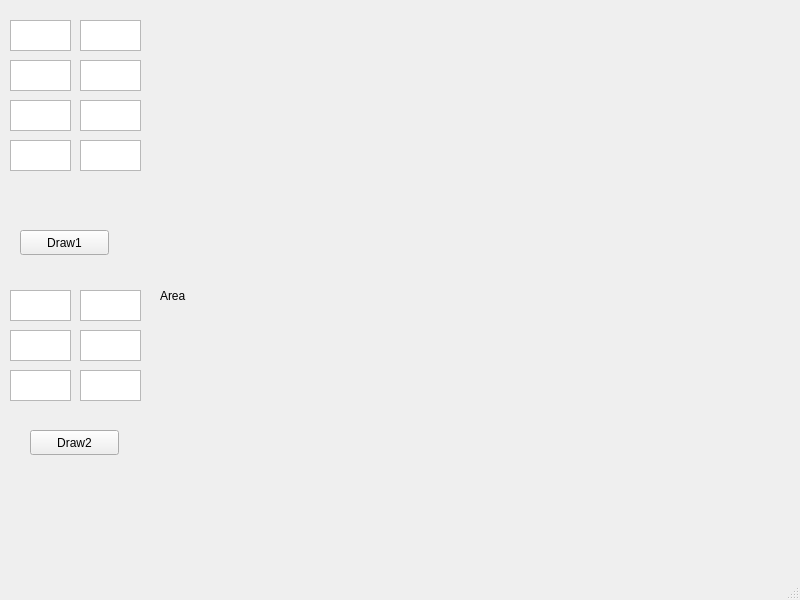
<?xml version="1.0" encoding="UTF-8"?>
<ui version="4.0">
 <class>MainWindow</class>
 <widget class="QMainWindow" name="MainWindow">
  <property name="geometry">
   <rect>
    <x>0</x>
    <y>0</y>
    <width>800</width>
    <height>600</height>
   </rect>
  </property>
  <property name="windowTitle">
   <string>MainWindow</string>
  </property>
  <widget class="QWidget" name="centralwidget">
   <widget class="QLabel" name="label">
    <property name="geometry">
     <rect>
      <x>160</x>
      <y>30</y>
      <width>651</width>
      <height>531</height>
     </rect>
    </property>
    <property name="text">
     <string>Area</string>
    </property>
   </widget>
   <widget class="QPushButton" name="pushButton">
    <property name="geometry">
     <rect>
      <x>20</x>
      <y>230</y>
      <width>89</width>
      <height>25</height>
     </rect>
    </property>
    <property name="text">
     <string>Draw1</string>
    </property>
   </widget>
   <widget class="QTextEdit" name="textEdit">
    <property name="geometry">
     <rect>
      <x>10</x>
      <y>20</y>
      <width>61</width>
      <height>31</height>
     </rect>
    </property>
   </widget>
   <widget class="QTextEdit" name="textEdit_2">
    <property name="geometry">
     <rect>
      <x>80</x>
      <y>20</y>
      <width>61</width>
      <height>31</height>
     </rect>
    </property>
    <property name="html">
     <string>&lt;!DOCTYPE HTML PUBLIC &quot;-//W3C//DTD HTML 4.0//EN&quot; &quot;http://www.w3.org/TR/REC-html40/strict.dtd&quot;&gt;
&lt;html&gt;&lt;head&gt;&lt;meta name=&quot;qrichtext&quot; content=&quot;1&quot; /&gt;&lt;style type=&quot;text/css&quot;&gt;
p, li { white-space: pre-wrap; }
&lt;/style&gt;&lt;/head&gt;&lt;body style=&quot; font-family:'Ubuntu'; font-size:11pt; font-weight:400; font-style:normal;&quot;&gt;
&lt;p style=&quot;-qt-paragraph-type:empty; margin-top:0px; margin-bottom:0px; margin-left:0px; margin-right:0px; -qt-block-indent:0; text-indent:0px;&quot;&gt;&lt;br /&gt;&lt;/p&gt;&lt;/body&gt;&lt;/html&gt;</string>
    </property>
   </widget>
   <widget class="QTextEdit" name="textEdit_3">
    <property name="geometry">
     <rect>
      <x>10</x>
      <y>60</y>
      <width>61</width>
      <height>31</height>
     </rect>
    </property>
    <property name="html">
     <string>&lt;!DOCTYPE HTML PUBLIC &quot;-//W3C//DTD HTML 4.0//EN&quot; &quot;http://www.w3.org/TR/REC-html40/strict.dtd&quot;&gt;
&lt;html&gt;&lt;head&gt;&lt;meta name=&quot;qrichtext&quot; content=&quot;1&quot; /&gt;&lt;style type=&quot;text/css&quot;&gt;
p, li { white-space: pre-wrap; }
&lt;/style&gt;&lt;/head&gt;&lt;body style=&quot; font-family:'Ubuntu'; font-size:11pt; font-weight:400; font-style:normal;&quot;&gt;
&lt;p style=&quot;-qt-paragraph-type:empty; margin-top:0px; margin-bottom:0px; margin-left:0px; margin-right:0px; -qt-block-indent:0; text-indent:0px;&quot;&gt;&lt;br /&gt;&lt;/p&gt;&lt;/body&gt;&lt;/html&gt;</string>
    </property>
   </widget>
   <widget class="QTextEdit" name="textEdit_4">
    <property name="geometry">
     <rect>
      <x>80</x>
      <y>60</y>
      <width>61</width>
      <height>31</height>
     </rect>
    </property>
    <property name="html">
     <string>&lt;!DOCTYPE HTML PUBLIC &quot;-//W3C//DTD HTML 4.0//EN&quot; &quot;http://www.w3.org/TR/REC-html40/strict.dtd&quot;&gt;
&lt;html&gt;&lt;head&gt;&lt;meta name=&quot;qrichtext&quot; content=&quot;1&quot; /&gt;&lt;style type=&quot;text/css&quot;&gt;
p, li { white-space: pre-wrap; }
&lt;/style&gt;&lt;/head&gt;&lt;body style=&quot; font-family:'Ubuntu'; font-size:11pt; font-weight:400; font-style:normal;&quot;&gt;
&lt;p style=&quot;-qt-paragraph-type:empty; margin-top:0px; margin-bottom:0px; margin-left:0px; margin-right:0px; -qt-block-indent:0; text-indent:0px;&quot;&gt;&lt;br /&gt;&lt;/p&gt;&lt;/body&gt;&lt;/html&gt;</string>
    </property>
   </widget>
   <widget class="QTextEdit" name="textEdit_5">
    <property name="geometry">
     <rect>
      <x>10</x>
      <y>100</y>
      <width>61</width>
      <height>31</height>
     </rect>
    </property>
    <property name="html">
     <string>&lt;!DOCTYPE HTML PUBLIC &quot;-//W3C//DTD HTML 4.0//EN&quot; &quot;http://www.w3.org/TR/REC-html40/strict.dtd&quot;&gt;
&lt;html&gt;&lt;head&gt;&lt;meta name=&quot;qrichtext&quot; content=&quot;1&quot; /&gt;&lt;style type=&quot;text/css&quot;&gt;
p, li { white-space: pre-wrap; }
&lt;/style&gt;&lt;/head&gt;&lt;body style=&quot; font-family:'Ubuntu'; font-size:11pt; font-weight:400; font-style:normal;&quot;&gt;
&lt;p style=&quot;-qt-paragraph-type:empty; margin-top:0px; margin-bottom:0px; margin-left:0px; margin-right:0px; -qt-block-indent:0; text-indent:0px;&quot;&gt;&lt;br /&gt;&lt;/p&gt;&lt;/body&gt;&lt;/html&gt;</string>
    </property>
   </widget>
   <widget class="QTextEdit" name="textEdit_6">
    <property name="geometry">
     <rect>
      <x>80</x>
      <y>100</y>
      <width>61</width>
      <height>31</height>
     </rect>
    </property>
    <property name="html">
     <string>&lt;!DOCTYPE HTML PUBLIC &quot;-//W3C//DTD HTML 4.0//EN&quot; &quot;http://www.w3.org/TR/REC-html40/strict.dtd&quot;&gt;
&lt;html&gt;&lt;head&gt;&lt;meta name=&quot;qrichtext&quot; content=&quot;1&quot; /&gt;&lt;style type=&quot;text/css&quot;&gt;
p, li { white-space: pre-wrap; }
&lt;/style&gt;&lt;/head&gt;&lt;body style=&quot; font-family:'Ubuntu'; font-size:11pt; font-weight:400; font-style:normal;&quot;&gt;
&lt;p style=&quot;-qt-paragraph-type:empty; margin-top:0px; margin-bottom:0px; margin-left:0px; margin-right:0px; -qt-block-indent:0; text-indent:0px;&quot;&gt;&lt;br /&gt;&lt;/p&gt;&lt;/body&gt;&lt;/html&gt;</string>
    </property>
   </widget>
   <widget class="QTextEdit" name="textEdit_7">
    <property name="geometry">
     <rect>
      <x>10</x>
      <y>140</y>
      <width>61</width>
      <height>31</height>
     </rect>
    </property>
    <property name="html">
     <string>&lt;!DOCTYPE HTML PUBLIC &quot;-//W3C//DTD HTML 4.0//EN&quot; &quot;http://www.w3.org/TR/REC-html40/strict.dtd&quot;&gt;
&lt;html&gt;&lt;head&gt;&lt;meta name=&quot;qrichtext&quot; content=&quot;1&quot; /&gt;&lt;style type=&quot;text/css&quot;&gt;
p, li { white-space: pre-wrap; }
&lt;/style&gt;&lt;/head&gt;&lt;body style=&quot; font-family:'Ubuntu'; font-size:11pt; font-weight:400; font-style:normal;&quot;&gt;
&lt;p style=&quot;-qt-paragraph-type:empty; margin-top:0px; margin-bottom:0px; margin-left:0px; margin-right:0px; -qt-block-indent:0; text-indent:0px;&quot;&gt;&lt;br /&gt;&lt;/p&gt;&lt;/body&gt;&lt;/html&gt;</string>
    </property>
   </widget>
   <widget class="QTextEdit" name="textEdit_8">
    <property name="geometry">
     <rect>
      <x>80</x>
      <y>140</y>
      <width>61</width>
      <height>31</height>
     </rect>
    </property>
    <property name="html">
     <string>&lt;!DOCTYPE HTML PUBLIC &quot;-//W3C//DTD HTML 4.0//EN&quot; &quot;http://www.w3.org/TR/REC-html40/strict.dtd&quot;&gt;
&lt;html&gt;&lt;head&gt;&lt;meta name=&quot;qrichtext&quot; content=&quot;1&quot; /&gt;&lt;style type=&quot;text/css&quot;&gt;
p, li { white-space: pre-wrap; }
&lt;/style&gt;&lt;/head&gt;&lt;body style=&quot; font-family:'Ubuntu'; font-size:11pt; font-weight:400; font-style:normal;&quot;&gt;
&lt;p style=&quot;-qt-paragraph-type:empty; margin-top:0px; margin-bottom:0px; margin-left:0px; margin-right:0px; -qt-block-indent:0; text-indent:0px;&quot;&gt;&lt;br /&gt;&lt;/p&gt;&lt;/body&gt;&lt;/html&gt;</string>
    </property>
   </widget>
   <widget class="QTextEdit" name="textEdit_9">
    <property name="geometry">
     <rect>
      <x>10</x>
      <y>290</y>
      <width>61</width>
      <height>31</height>
     </rect>
    </property>
    <property name="html">
     <string>&lt;!DOCTYPE HTML PUBLIC &quot;-//W3C//DTD HTML 4.0//EN&quot; &quot;http://www.w3.org/TR/REC-html40/strict.dtd&quot;&gt;
&lt;html&gt;&lt;head&gt;&lt;meta name=&quot;qrichtext&quot; content=&quot;1&quot; /&gt;&lt;style type=&quot;text/css&quot;&gt;
p, li { white-space: pre-wrap; }
&lt;/style&gt;&lt;/head&gt;&lt;body style=&quot; font-family:'Ubuntu'; font-size:11pt; font-weight:400; font-style:normal;&quot;&gt;
&lt;p style=&quot;-qt-paragraph-type:empty; margin-top:0px; margin-bottom:0px; margin-left:0px; margin-right:0px; -qt-block-indent:0; text-indent:0px;&quot;&gt;&lt;br /&gt;&lt;/p&gt;&lt;/body&gt;&lt;/html&gt;</string>
    </property>
   </widget>
   <widget class="QTextEdit" name="textEdit_10">
    <property name="geometry">
     <rect>
      <x>80</x>
      <y>290</y>
      <width>61</width>
      <height>31</height>
     </rect>
    </property>
    <property name="html">
     <string>&lt;!DOCTYPE HTML PUBLIC &quot;-//W3C//DTD HTML 4.0//EN&quot; &quot;http://www.w3.org/TR/REC-html40/strict.dtd&quot;&gt;
&lt;html&gt;&lt;head&gt;&lt;meta name=&quot;qrichtext&quot; content=&quot;1&quot; /&gt;&lt;style type=&quot;text/css&quot;&gt;
p, li { white-space: pre-wrap; }
&lt;/style&gt;&lt;/head&gt;&lt;body style=&quot; font-family:'Ubuntu'; font-size:11pt; font-weight:400; font-style:normal;&quot;&gt;
&lt;p style=&quot;-qt-paragraph-type:empty; margin-top:0px; margin-bottom:0px; margin-left:0px; margin-right:0px; -qt-block-indent:0; text-indent:0px;&quot;&gt;&lt;br /&gt;&lt;/p&gt;&lt;/body&gt;&lt;/html&gt;</string>
    </property>
   </widget>
   <widget class="QTextEdit" name="textEdit_11">
    <property name="geometry">
     <rect>
      <x>10</x>
      <y>330</y>
      <width>61</width>
      <height>31</height>
     </rect>
    </property>
    <property name="html">
     <string>&lt;!DOCTYPE HTML PUBLIC &quot;-//W3C//DTD HTML 4.0//EN&quot; &quot;http://www.w3.org/TR/REC-html40/strict.dtd&quot;&gt;
&lt;html&gt;&lt;head&gt;&lt;meta name=&quot;qrichtext&quot; content=&quot;1&quot; /&gt;&lt;style type=&quot;text/css&quot;&gt;
p, li { white-space: pre-wrap; }
&lt;/style&gt;&lt;/head&gt;&lt;body style=&quot; font-family:'Ubuntu'; font-size:11pt; font-weight:400; font-style:normal;&quot;&gt;
&lt;p style=&quot;-qt-paragraph-type:empty; margin-top:0px; margin-bottom:0px; margin-left:0px; margin-right:0px; -qt-block-indent:0; text-indent:0px;&quot;&gt;&lt;br /&gt;&lt;/p&gt;&lt;/body&gt;&lt;/html&gt;</string>
    </property>
   </widget>
   <widget class="QTextEdit" name="textEdit_12">
    <property name="geometry">
     <rect>
      <x>80</x>
      <y>330</y>
      <width>61</width>
      <height>31</height>
     </rect>
    </property>
    <property name="html">
     <string>&lt;!DOCTYPE HTML PUBLIC &quot;-//W3C//DTD HTML 4.0//EN&quot; &quot;http://www.w3.org/TR/REC-html40/strict.dtd&quot;&gt;
&lt;html&gt;&lt;head&gt;&lt;meta name=&quot;qrichtext&quot; content=&quot;1&quot; /&gt;&lt;style type=&quot;text/css&quot;&gt;
p, li { white-space: pre-wrap; }
&lt;/style&gt;&lt;/head&gt;&lt;body style=&quot; font-family:'Ubuntu'; font-size:11pt; font-weight:400; font-style:normal;&quot;&gt;
&lt;p style=&quot;-qt-paragraph-type:empty; margin-top:0px; margin-bottom:0px; margin-left:0px; margin-right:0px; -qt-block-indent:0; text-indent:0px;&quot;&gt;&lt;br /&gt;&lt;/p&gt;&lt;/body&gt;&lt;/html&gt;</string>
    </property>
   </widget>
   <widget class="QTextEdit" name="textEdit_13">
    <property name="geometry">
     <rect>
      <x>10</x>
      <y>370</y>
      <width>61</width>
      <height>31</height>
     </rect>
    </property>
    <property name="html">
     <string>&lt;!DOCTYPE HTML PUBLIC &quot;-//W3C//DTD HTML 4.0//EN&quot; &quot;http://www.w3.org/TR/REC-html40/strict.dtd&quot;&gt;
&lt;html&gt;&lt;head&gt;&lt;meta name=&quot;qrichtext&quot; content=&quot;1&quot; /&gt;&lt;style type=&quot;text/css&quot;&gt;
p, li { white-space: pre-wrap; }
&lt;/style&gt;&lt;/head&gt;&lt;body style=&quot; font-family:'Ubuntu'; font-size:11pt; font-weight:400; font-style:normal;&quot;&gt;
&lt;p style=&quot;-qt-paragraph-type:empty; margin-top:0px; margin-bottom:0px; margin-left:0px; margin-right:0px; -qt-block-indent:0; text-indent:0px;&quot;&gt;&lt;br /&gt;&lt;/p&gt;&lt;/body&gt;&lt;/html&gt;</string>
    </property>
   </widget>
   <widget class="QTextEdit" name="textEdit_14">
    <property name="geometry">
     <rect>
      <x>80</x>
      <y>370</y>
      <width>61</width>
      <height>31</height>
     </rect>
    </property>
    <property name="html">
     <string>&lt;!DOCTYPE HTML PUBLIC &quot;-//W3C//DTD HTML 4.0//EN&quot; &quot;http://www.w3.org/TR/REC-html40/strict.dtd&quot;&gt;
&lt;html&gt;&lt;head&gt;&lt;meta name=&quot;qrichtext&quot; content=&quot;1&quot; /&gt;&lt;style type=&quot;text/css&quot;&gt;
p, li { white-space: pre-wrap; }
&lt;/style&gt;&lt;/head&gt;&lt;body style=&quot; font-family:'Ubuntu'; font-size:11pt; font-weight:400; font-style:normal;&quot;&gt;
&lt;p style=&quot;-qt-paragraph-type:empty; margin-top:0px; margin-bottom:0px; margin-left:0px; margin-right:0px; -qt-block-indent:0; text-indent:0px;&quot;&gt;&lt;br /&gt;&lt;/p&gt;&lt;/body&gt;&lt;/html&gt;</string>
    </property>
   </widget>
   <widget class="QPushButton" name="pushButton_2">
    <property name="geometry">
     <rect>
      <x>30</x>
      <y>430</y>
      <width>89</width>
      <height>25</height>
     </rect>
    </property>
    <property name="text">
     <string>Draw2</string>
    </property>
   </widget>
  </widget>
  <widget class="QMenuBar" name="menubar">
   <property name="geometry">
    <rect>
     <x>0</x>
     <y>0</y>
     <width>800</width>
     <height>22</height>
    </rect>
   </property>
  </widget>
  <widget class="QStatusBar" name="statusbar"/>
 </widget>
 <resources/>
 <connections/>
</ui>
